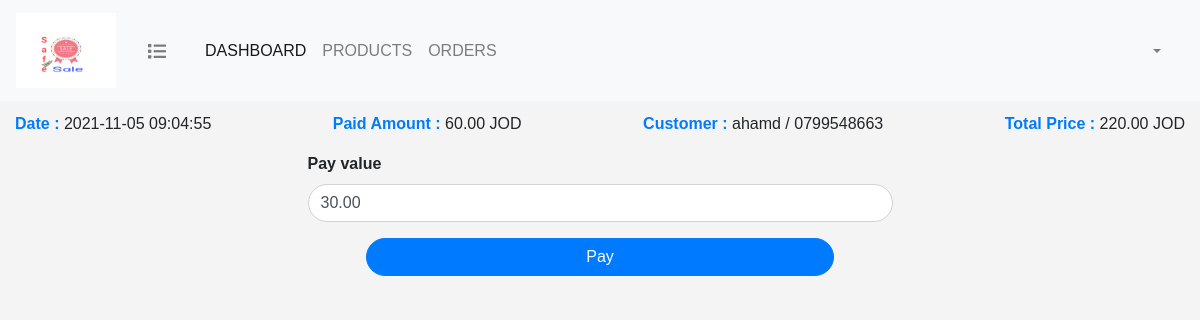
/orders/pay.php?order_id=1, run on an earlier commit of the app's database.
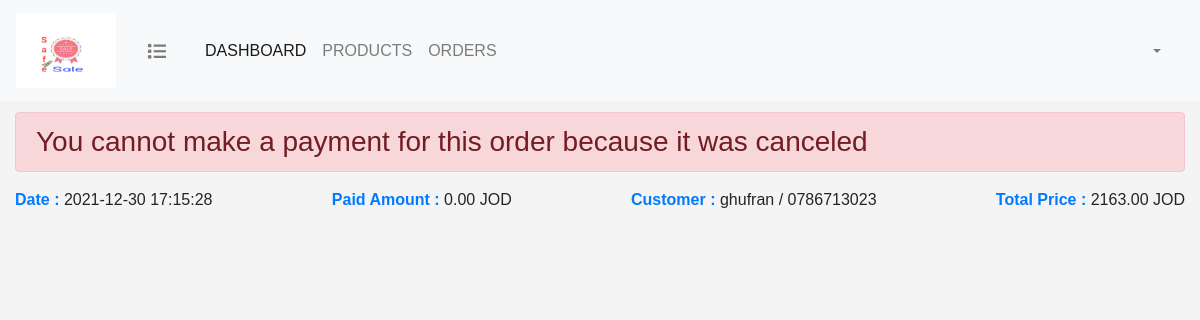
And on a later commit of the database.
### tables this page shows
CREATE TABLE `orders` (
  `order_id` int(11) NOT NULL,
  `creator_id` int(11) NOT NULL,
  `customer_id` int(11) NOT NULL,
  `pay_interval` decimal(4,2) NOT NULL,
  `pay_value` decimal(8,2) NOT NULL,
  `price` decimal(8,2) NOT NULL,
  `status` enum('ACTIVE','FINISHED','CANCELED','') NOT NULL DEFAULT 'ACTIVE',
  `notes` text NOT NULL,
  `promissory_note` varchar(300) NOT NULL,
  `creation_date` datetime NOT NULL DEFAULT current_timestamp()
);

CREATE TABLE `customers` (
  `customer_id` int(11) NOT NULL,
  `name` varchar(155) NOT NULL,
  `email` varchar(50) NOT NULL,
  `mobile` varchar(14) NOT NULL,
  `password` varchar(255) NOT NULL
);

### orders/pay.php (the view, shortened to what this page needs)
<?php
include('../db_connect.php');
$statement = $con->prepare("
SELECT o.*  , c.name as customer_name , c.mobile as customer_mobile ,
u.name as creator_name ,
(SELECT SUM(sub_price) FROM orders_products WHERE order_id = o.order_id  ) as products_price,
IFNULL((SELECT SUM(amount) FROM installments WHERE order_id = o.order_id  ),0) as sum_paid
from orders as o
INNER JOIN customers as c  ON c.customer_id = o.customer_id
INNER JOIN users as u ON u.id = o.creator_id
AND o.order_id = ?");
$statement->execute([$_GET['order_id']]);
$order = $statement->fetch(PDO::FETCH_ASSOC);
$paid_amount = $order['sum_paid'];
$is_canceled = $order['status'] == 'CANCELED';
?>
<html>
<head>
    <?php include "../include/header.php";?>
    <link rel="stylesheet" href="pay.css">
</head>
<body>
<?php include "../include/navbar.php"?>
<div class="container-fluid">
    <?php
    if($is_canceled == true){
        echo "<h3 class='alert alert-danger'>You cannot make a payment for this order because it was canceled</h3>";
    }
    ?>
    <div class="row justify-content-between mb-3">
        <div>
            <span class="text-primary font-weight-bolder">Date   :</span>
            <?=$order['creation_date']?>
        </div>
        <div>
            <span class="text-primary font-weight-bolder">Paid Amount   :</span>
            <?=$paid_amount?> JOD
        </div>
        <div>
            <span class="text-primary font-weight-bolder">Customer   :</span>
            <?=$order['customer_name']?> / <?=$order['customer_mobile']?>
        </div>
        <div>
            <span class="text-primary font-weight-bolder">Total Price   :</span>
            <?=$order['price']?> JOD
        </div>
    </div>
<?php
if($is_canceled == false){?>
    <div class="main-form">
        <form id="pay_form" class="">
            <div class="form-group">
                <label>Pay value</label>
                <input type="number"  value="<?=$order['pay_value']?>"  class="form-control" name="amount" id="pay_value">
            </div>
            <div class="text-center">
                <input type="submit" class="btn btn-primary submit-btn" value="Pay">
            </div>
        </form>
    </div>
<?php
} ?>
</div>
</body>

What changed in the data, as far as the page shows it:
changed orders: status "ACTIVE" → "CANCELED" (drawn); creation_date "2021-11-05 09:04:55" → "2021-12-30 17:15:28"; customer.name "ahamd" → "ghufran"; customer.mobile "0799548663" → "0786713023"; price "220.00" → "2163.00"; amount "30.00" → (not shown)
Also different on the page:
$paid_amount: "60.00" → "0.00"
form field value: "Pay" → (not shown)
text no longer shown: "Pay value"
text now shown: "You cannot make a payment for this order because it was canceled"
